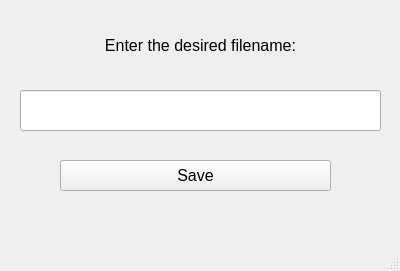
<?xml version="1.0" encoding="UTF-8"?>
<ui version="4.0">
 <class>Saver</class>
 <widget class="QMainWindow" name="Saver">
  <property name="geometry">
   <rect>
    <x>0</x>
    <y>0</y>
    <width>400</width>
    <height>271</height>
   </rect>
  </property>
  <property name="windowTitle">
   <string>MainWindow</string>
  </property>
  <widget class="QWidget" name="centralwidget">
   <widget class="QLabel" name="label">
    <property name="geometry">
     <rect>
      <x>40</x>
      <y>30</y>
      <width>321</width>
      <height>31</height>
     </rect>
    </property>
    <property name="font">
     <font>
      <pointsize>12</pointsize>
     </font>
    </property>
    <property name="text">
     <string>Enter the desired filename:</string>
    </property>
    <property name="alignment">
     <set>Qt::AlignCenter</set>
    </property>
   </widget>
   <widget class="QLineEdit" name="lineEdit">
    <property name="geometry">
     <rect>
      <x>20</x>
      <y>90</y>
      <width>361</width>
      <height>41</height>
     </rect>
    </property>
   </widget>
   <widget class="QPushButton" name="pushButton">
    <property name="geometry">
     <rect>
      <x>60</x>
      <y>160</y>
      <width>271</width>
      <height>31</height>
     </rect>
    </property>
    <property name="font">
     <font>
      <pointsize>12</pointsize>
     </font>
    </property>
    <property name="text">
     <string>Save</string>
    </property>
   </widget>
  </widget>
  <widget class="QMenuBar" name="menubar">
   <property name="geometry">
    <rect>
     <x>0</x>
     <y>0</y>
     <width>400</width>
     <height>21</height>
    </rect>
   </property>
  </widget>
  <widget class="QStatusBar" name="statusbar"/>
 </widget>
 <resources/>
 <connections/>
</ui>
